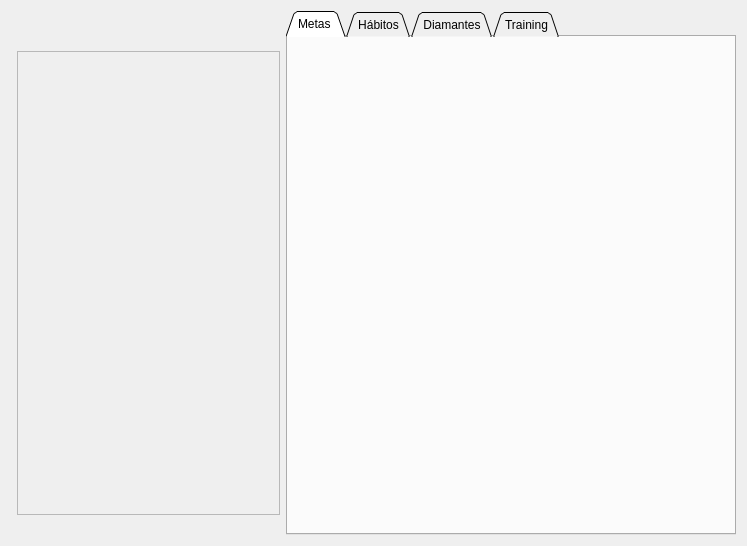
<?xml version="1.0" encoding="UTF-8"?>
<ui version="4.0">
 <class>GeneralView</class>
 <widget class="QWidget" name="GeneralView">
  <property name="geometry">
   <rect>
    <x>0</x>
    <y>0</y>
    <width>747</width>
    <height>546</height>
   </rect>
  </property>
  <property name="windowTitle">
   <string>Form</string>
  </property>
  <property name="layoutDirection">
   <enum>Qt::LeftToRight</enum>
  </property>
  <layout class="QHBoxLayout" name="horizontalLayout">
   <item>
    <widget class="QWidget" name="widget" native="true"/>
   </item>
   <item>
    <layout class="QVBoxLayout" name="verticalLayout">
     <item>
      <spacer name="verticalSpacer">
       <property name="orientation">
        <enum>Qt::Vertical</enum>
       </property>
       <property name="sizeType">
        <enum>QSizePolicy::Fixed</enum>
       </property>
       <property name="sizeHint" stdset="0">
        <size>
         <width>20</width>
         <height>40</height>
        </size>
       </property>
      </spacer>
     </item>
     <item>
      <widget class="QScrollArea" name="scrollArea">
       <property name="sizePolicy">
        <sizepolicy hsizetype="Expanding" vsizetype="Expanding">
         <horstretch>0</horstretch>
         <verstretch>0</verstretch>
        </sizepolicy>
       </property>
       <property name="minimumSize">
        <size>
         <width>250</width>
         <height>300</height>
        </size>
       </property>
       <property name="maximumSize">
        <size>
         <width>300</width>
         <height>500</height>
        </size>
       </property>
       <property name="layoutDirection">
        <enum>Qt::RightToLeft</enum>
       </property>
       <property name="widgetResizable">
        <bool>true</bool>
       </property>
       <widget class="QWidget" name="scrollAreaWidgetContents">
        <property name="geometry">
         <rect>
          <x>0</x>
          <y>0</y>
          <width>253</width>
          <height>452</height>
         </rect>
        </property>
       </widget>
      </widget>
     </item>
     <item>
      <spacer name="verticalSpacer_2">
       <property name="orientation">
        <enum>Qt::Vertical</enum>
       </property>
       <property name="sizeType">
        <enum>QSizePolicy::Fixed</enum>
       </property>
       <property name="sizeHint" stdset="0">
        <size>
         <width>20</width>
         <height>20</height>
        </size>
       </property>
      </spacer>
     </item>
    </layout>
   </item>
   <item>
    <widget class="QTabWidget" name="tabWidget">
     <property name="minimumSize">
      <size>
       <width>450</width>
       <height>450</height>
      </size>
     </property>
     <property name="toolTip">
      <string>&lt;html&gt;&lt;head/&gt;&lt;body&gt;&lt;p&gt;hola&lt;/p&gt;&lt;/body&gt;&lt;/html&gt;</string>
     </property>
     <property name="layoutDirection">
      <enum>Qt::LeftToRight</enum>
     </property>
     <property name="tabPosition">
      <enum>QTabWidget::North</enum>
     </property>
     <property name="tabShape">
      <enum>QTabWidget::Triangular</enum>
     </property>
     <property name="currentIndex">
      <number>0</number>
     </property>
     <property name="elideMode">
      <enum>Qt::ElideRight</enum>
     </property>
     <widget class="QWidget" name="tab_metas">
      <attribute name="title">
       <string>Metas </string>
      </attribute>
     </widget>
     <widget class="QWidget" name="tab_3">
      <attribute name="title">
       <string>Hábitos</string>
      </attribute>
     </widget>
     <widget class="QWidget" name="tab_2">
      <attribute name="title">
       <string>Diamantes</string>
      </attribute>
     </widget>
     <widget class="QWidget" name="tab">
      <attribute name="title">
       <string>Training</string>
      </attribute>
     </widget>
    </widget>
   </item>
  </layout>
 </widget>
 <resources/>
 <connections/>
</ui>
